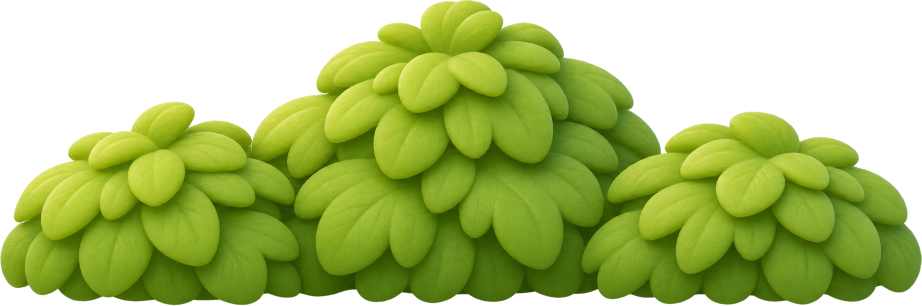
#> input picture arte/cenario/casa_arvore/novo3d/arbusto.png, 1843 x 611 px, given in place of _fundo_dentro.png, which was not available (shown at 1/2 size)
$ python casa_arvore_3d.py
#> lines starting #> are read from the running program, lines starting #| are printed output that depends on the picture
"""Monta, a partir das peças 3D que a Carol mandou (arte/cenario/casa_arvore/novo3d/), as que o jogo
precisa e que vêm de mais de uma peça ou de um estado que não veio pronto.

Uso: python3 ferramentas/cenario2d/casa_arvore_3d.py   (depois: para_jogo.py casa_arvore)
- porta_aberta: a porta 3D com o vão escuro no lugar da folha;
- cacho_colhido: as folhinhas na mesma tela do cacho_com (para não pular ao colher);
- cesto_cheio: o cesto 3D com as bolinhas rosa dentro;
- balanco_assento: as duas cordas e a prancha numa peça só (é ela que balança);
- fundo_patio: o céu, os morros e as nuvens 3D;
- por dentro: fundo, luzinhas (2 vezes), fogãozinho com a prateleira, baú aberto com brinquedos.
As peças originais limpas estão em novo3d/ (ferramentas/limpar_3d.py); as que a Carol mandou, sem
mexer, em arte/objetos3d/casa_arvore_originais/.
"""
import os

import numpy as np
from PIL import Image, ImageDraw
from scipy import ndimage

RAIZ = os.path.dirname(os.path.dirname(os.path.dirname(os.path.abspath(__file__))))
N = os.path.join(RAIZ, "arte/cenario/casa_arvore/novo3d")
ORIG = os.path.join(RAIZ, "arte/objetos3d/casa_arvore_originais")


def abre(nome, pasta=N):
    return Image.open(os.path.join(pasta, nome + ".png")).convert("RGBA")


# [80 lines left out: functions porta_aberta, cachos, cesto_cheio, balanco_assento, fundo_patio, not called in this run]


# ---------------------------------------------------------------- por dentro (C08)


def fundo_dentro(w=1600, h=900):
#> called with w = 1600, h = 900
    im = Image.open(os.path.join(ORIG, "_fundo_dentro.png")).convert("RGB")
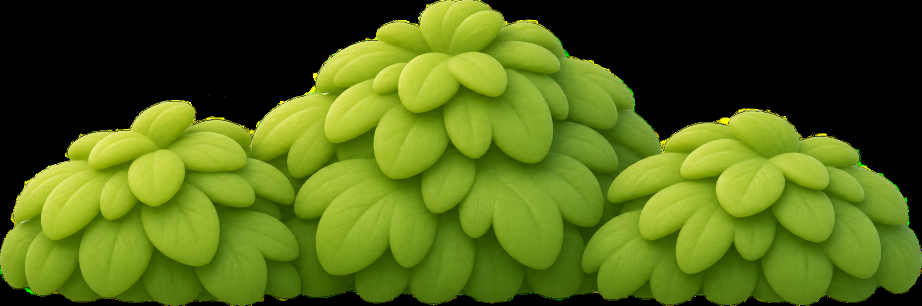
#> im: PIL image 1843x611 RGB (shown at 1/2 size); mean R, G, B 80.9, 100.9, 21.7
    for canto in ((0, 0), (im.width - 1, 0)):   # o branco acima do teto vira madeira
        ImageDraw.floodfill(im, canto, (222, 150, 88), thresh=40)
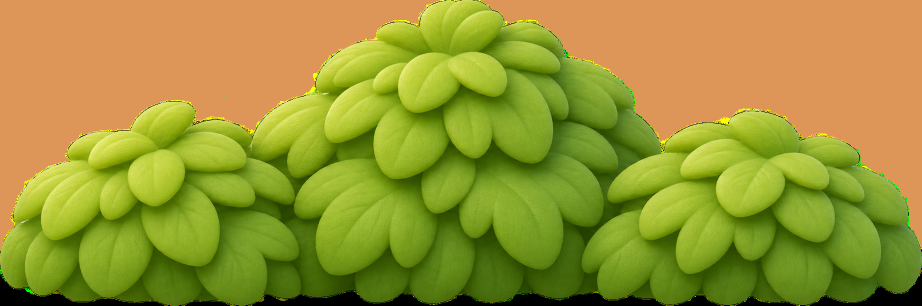
#> im: PIL image 1843x611 RGB (shown at 1/2 size); mean R, G, B 153.6, 150, 50.5
    im.resize((w, h), Image.LANCZOS).save(os.path.join(N, "fundo_dentro.png"))
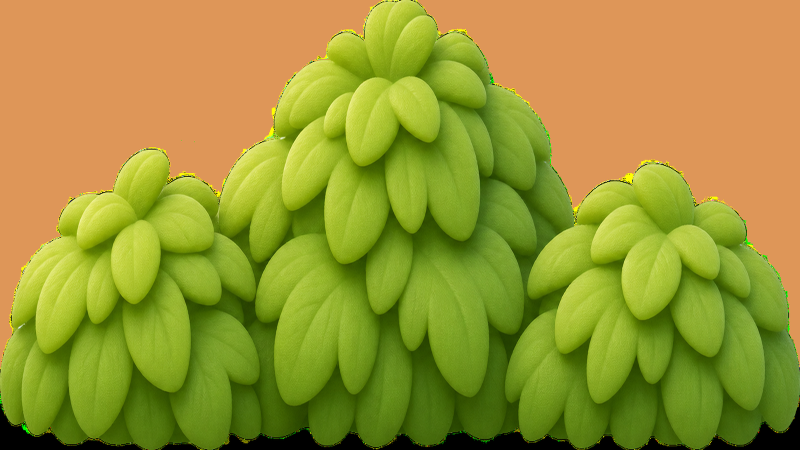
#> saved as fundo_dentro.png: PIL image 1600x900 RGB (shown at 1/2 size); mean R, G, B 153.6, 150, 50.5


def luzinhas():
    lz = abre("_luzinhas_um") if os.path.exists(os.path.join(N, "_luzinhas_um.png")) else abre("luzinhas")
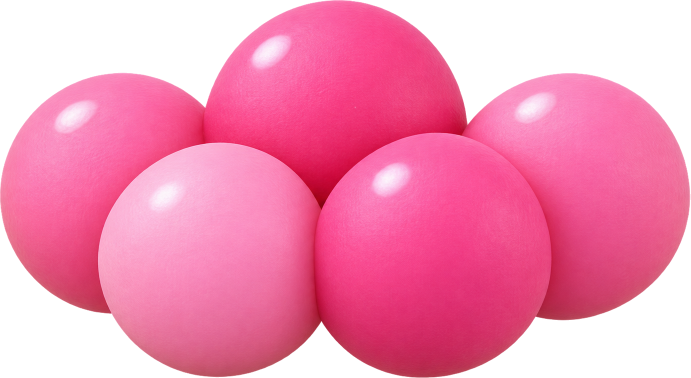
#> input picture arte/cenario/casa_arvore/novo3d/bolinhas.png, 1381 x 756 px, given in place of luzinhas.png, which was not available (shown at 1/2 size)
#> in abre, returned value is the input picture: PIL image 1381x756 RGBA; mean R, G, B, A 168.8, 68.2, 106.2, 177.1
    lz.save(os.path.join(N, "_luzinhas_um.png"))
    tela = Image.new("RGBA", (lz.width * 2, lz.height), (0, 0, 0, 0))
#> tela: PIL image 2762x756 RGBA; every value is 0
    tela.alpha_composite(lz, (0, 0))
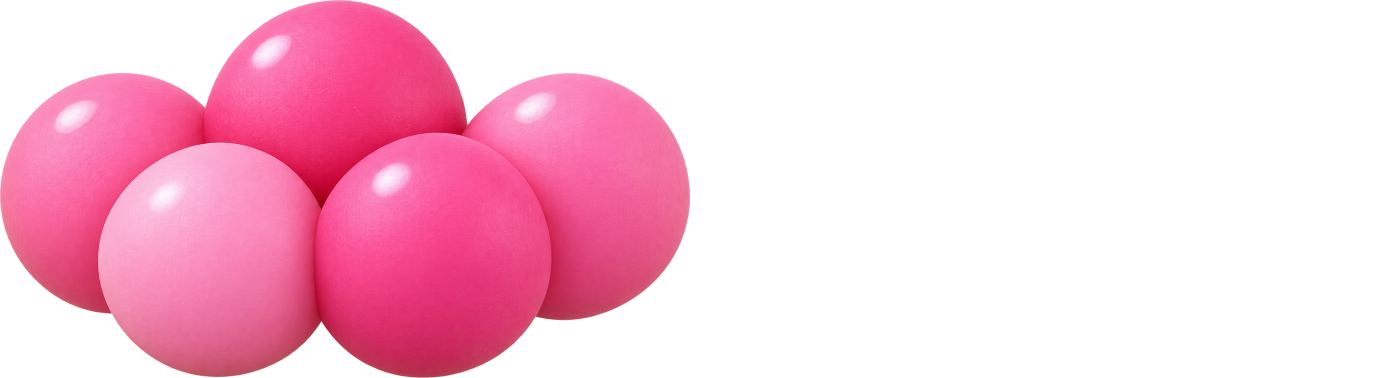
#> tela: PIL image 2762x756 RGBA (shown at 1/2 size); mean R, G, B, A 83.6, 33.9, 52.6, 88.6; transparent parts drawn white
    tela.alpha_composite(lz, (lz.width, 0))
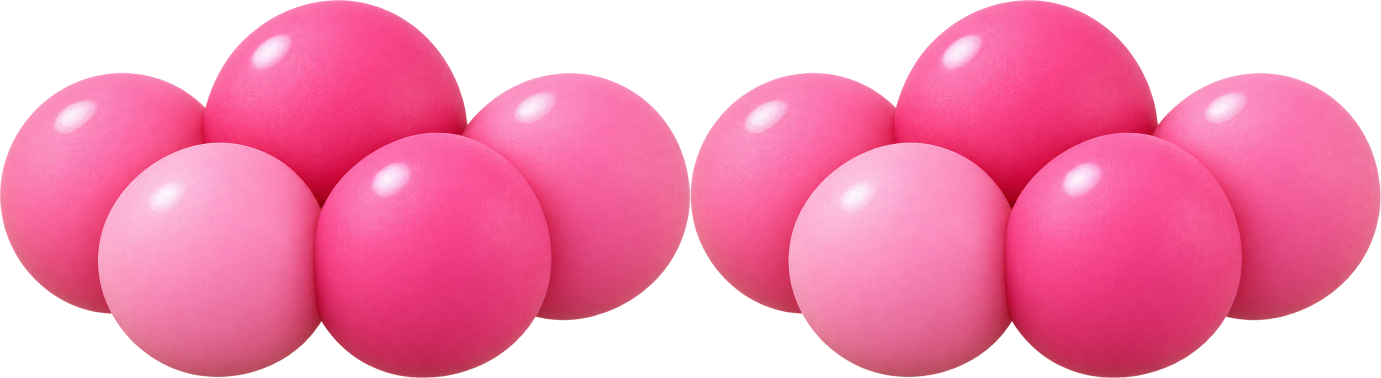
#> tela: PIL image 2762x756 RGBA (shown at 1/2 size); mean R, G, B, A 167.2, 67.7, 105.3, 177.1; transparent parts drawn white
    tela.save(os.path.join(N, "luzinhas.png"))


def cozinhas():
    """Fogãozinho embaixo e a prateleira (onde ficam panelinha, bule e xícara) em cima, como no 2D."""
    W, H = 1320, 1200
    prat = abre("_prateleira")
    k = W * 0.87 / prat.width
#> k = 0.832
    prat = prat.resize((round(prat.width * k), round(prat.height * k)), Image.LANCZOS)
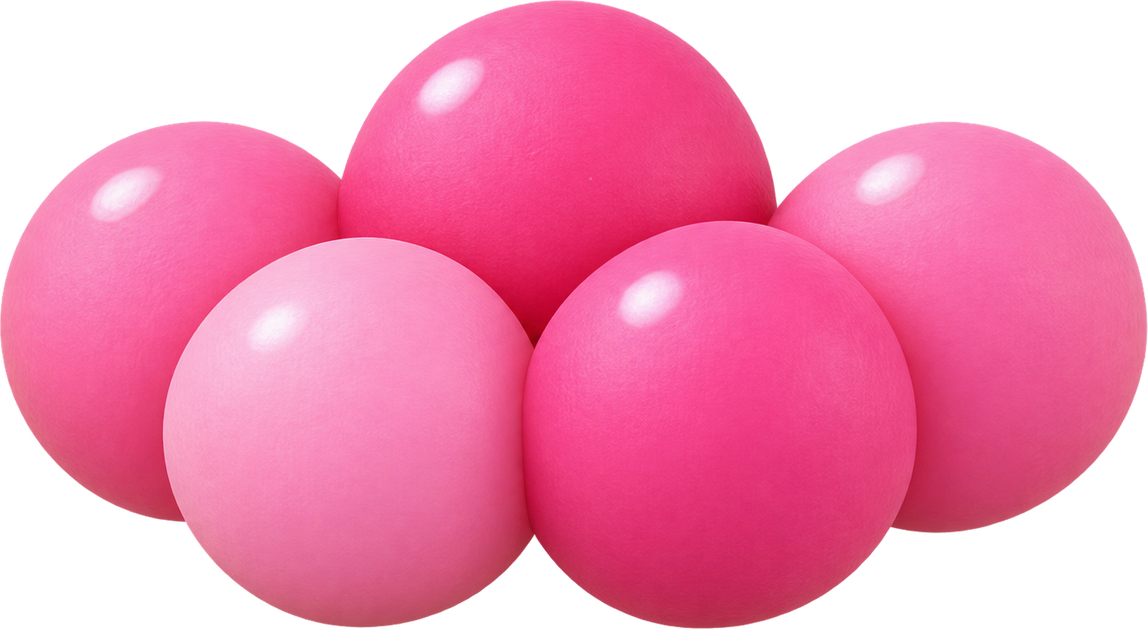
#> prat: PIL image 1148x629 RGBA; mean R, G, B, A 167.6, 67.8, 105.7, 177.1; transparent parts drawn white
    for estado in ("ligada", "desligada"):
        fogao = abre("_cozinha_" + estado)
        kf = W / fogao.width
        fogao = fogao.resize((W, round(fogao.height * kf)), Image.LANCZOS)
        tela = Image.new("RGBA", (W, H), (0, 0, 0, 0))
        tela.alpha_composite(prat, ((W - prat.width) // 2, 30))
        tela.alpha_composite(fogao, (0, H - fogao.height))
        tela.save(os.path.join(N, "cozinha_" + estado + ".png"))


# [26 lines left out: functions baus, cadeirinhas, not called in this run]


if __name__ == "__main__":
    fundo_dentro()
    luzinhas()
#> (the run stopped early here; a loop or call above may not have finished)
